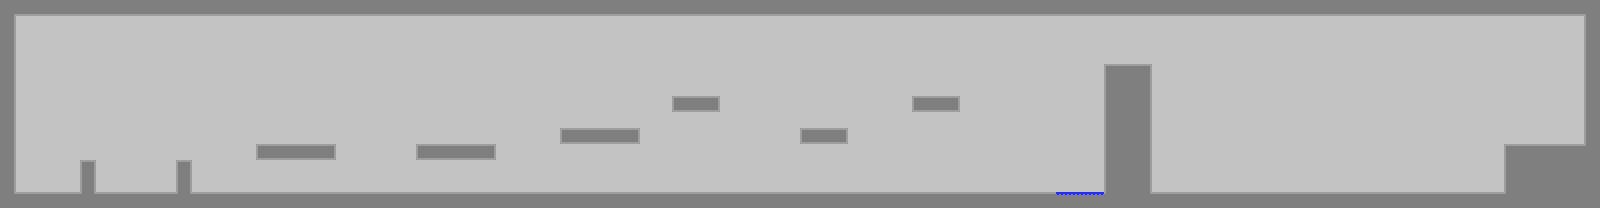

Below is a game level as drawn by its tile map, then a one-line description and the .tmx that defines it (tile-layer data replaced by summaries):
An orthogonal 100x13 tile map with 16x16 px tiles, 2 tile layers (background, graphics), 2 tilesets and 53 objects.

<map version="1.0" tiledversion="2018.04.18" orientation="orthogonal" renderorder="left-down" width="100" height="13" tilewidth="16" tileheight="16" infinite="0" nextobjectid="154">
 <tileset firstgid="1" name="Tileset" tilewidth="16" tileheight="16" spacing="2" margin="1" tilecount="924" columns="33">
  <image source="TESTures.png" width="594" height="504" />
 </tileset>
 <tileset firstgid="925" name="Tileset" tilewidth="16" tileheight="16" spacing="2" margin="1" tilecount="924" columns="33">
  <image source="TESTures.png" width="594" height="504" />
 </tileset>
 <layer name="background" width="100" height="13">
  <data>[1300 cells, 1300 non-empty, 15 distinct tile ids]</data>
 </layer>
 <layer name="graphics" width="100" height="13">
  <data>[1300 cells, 68 non-empty, 12 distinct tile ids]</data>
 </layer>
 <objectgroup name="ground">
  <object id="22" x="0" y="192" width="1600" height="16" />
  <object id="23" x="1504" y="144" width="96" height="48" />
  <object id="24" x="1584" y="0" width="16" height="144" />
  <object id="25" x="0" y="0" width="1584" height="16" />
  <object id="26" x="0" y="16" width="16" height="176" />
  <object id="27" x="80" y="160" width="16" height="32" />
  <object id="28" x="176" y="160" width="16" height="32" />
  <object id="29" x="256" y="144" width="80" height="16" />
  <object id="30" x="416" y="144" width="80" height="16" />
  <object id="31" x="560" y="128" width="80" height="16" />
  <object id="32" x="672" y="96" width="48" height="16" />
  <object id="33" x="800" y="128" width="48" height="16" />
  <object id="34" x="912" y="96" width="48" height="16" />
  <object id="35" x="1104" y="64" width="48" height="128" />
 </objectgroup>
 <objectgroup name="path" />
 <objectgroup name="turn">
  <object id="20" x="-26" y="321.5" width="72.5" height="1" />
  <object id="65" x="80" y="176" width="16" height="16" />
  <object id="66" x="176" y="176" width="16" height="16" />
  <object id="70" x="1104" y="176" width="48" height="16" />
  <object id="71" x="1504" y="176" width="16" height="16" />
  <object id="122" x="1056" y="176" width="16" height="16" />
 </objectgroup>
 <objectgroup name="red gel" />
 <objectgroup name="orange gel" />
 <objectgroup name="blue gel">
  <object id="36" x="1056" y="192" width="48" height="16" />
 </objectgroup>
 <objectgroup name="enemies">
  <object id="37" x="128" y="176" width="16" height="16" />
  <object id="57" x="1216" y="176" width="16" height="16" />
  <object id="62" x="1312" y="176" width="16" height="16" />
  <object id="63" x="1408" y="176" width="16" height="16" />
  <object id="123" x="1040" y="176" width="16" height="16" />
  <object id="124" x="1008" y="176" width="16" height="16" />
  <object id="125" x="976" y="176" width="16" height="16" />
  <object id="126" x="944" y="176" width="16" height="16" />
  <object id="127" x="912" y="176" width="16" height="16" />
  <object id="128" x="880" y="176" width="16" height="16" />
  <object id="129" x="848" y="176" width="16" height="16" />
  <object id="133" x="816" y="176" width="16" height="16" />
  <object id="134" x="784" y="176" width="16" height="16" />
  <object id="135" x="752" y="176" width="16" height="16" />
  <object id="136" x="720" y="176" width="16" height="16" />
  <object id="137" x="688" y="176" width="16" height="16" />
  <object id="138" x="656" y="176" width="16" height="16" />
  <object id="139" x="624" y="176" width="16" height="16" />
  <object id="140" x="592" y="176" width="16" height="16" />
  <object id="141" x="560" y="176" width="16" height="16" />
  <object id="142" x="528" y="176" width="16" height="16" />
  <object id="143" x="496" y="176" width="16" height="16" />
  <object id="144" x="464" y="176" width="16" height="16" />
  <object id="145" x="432" y="176" width="16" height="16" />
  <object id="146" x="400" y="176" width="16" height="16" />
  <object id="147" x="368" y="176" width="16" height="16" />
  <object id="148" x="336" y="176" width="16" height="16" />
  <object id="149" x="304" y="176" width="16" height="16" />
  <object id="150" x="272" y="176" width="16" height="16" />
  <object id="151" x="240" y="176" width="16" height="16" />
  <object id="152" x="208" y="176" width="16" height="16" />
 </objectgroup>
 <objectgroup name="cubes" />
 <objectgroup name="goal">
  <object id="153" x="1552" y="128" width="16" height="16" />
 </objectgroup>
</map>
